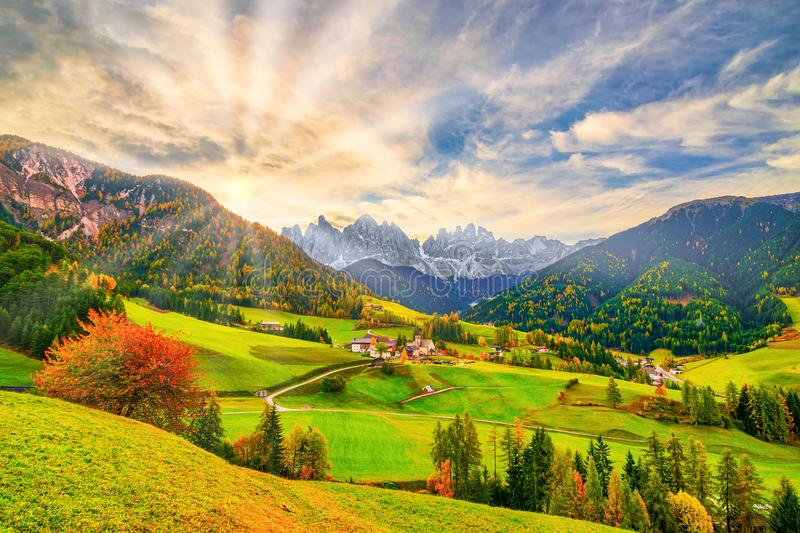
#> input picture scenery.jpg, 800 x 533 px
$ jupyter execute --allow-errors color_extraction.ipynb
#> lines starting #> are read from the running program, lines starting #| are printed output that depends on the picture
[cell 1]
import numpy as np
import matplotlib.pyplot as plt
import cv2

[cell 2]
im = cv2.imread('./scenery.jpg')
#> im is the input picture: shape (533, 800, 3); mean B, G, R 96.6, 150.9, 154.9
im.shape
im = cv2.cvtColor(im,cv2.COLOR_BGR2RGB)#changing the image format

[cell 3]
plt.imshow(im)
plt.show()

[cell 4]
# Flattening image channel
pixels = im.reshape((-1,3))
pixels.shape
#> Out = (426400, 3)

[cell 5]
from sklearn.cluster import KMeans

[cell 6]
model = KMeans(n_clusters=5)
model.fit(pixels)

[cell 7]
centers = model.cluster_centers_

[cell 8]
centers = np.array(centers,dtype = np.uint8)

## plotting colors

[cell 9]
i = 1
plt.figure(0,figsize=(8,6))
color = []
for cen in centers:
    plt.subplot(1,5,i)
    plt.axis('off')
    i += 1
    color.append(cen)
    a = np.zeros((100,100,3),dtype = 'uint8')
    a[:,:,:] = cen
    plt.imshow(a)
plt.show()
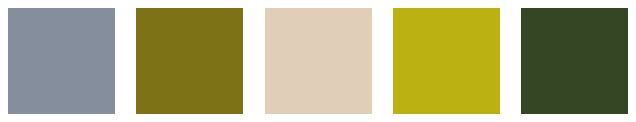
#> figure drawn by matplotlib, 5 panels

## Segmenting our original image

[cell 10]
new_img = np.zeros_like(pixels,dtype = 'uint8')
for ix in range(new_img.shape[0]):
    new_img[ix] = color[model.labels_[ix]]
